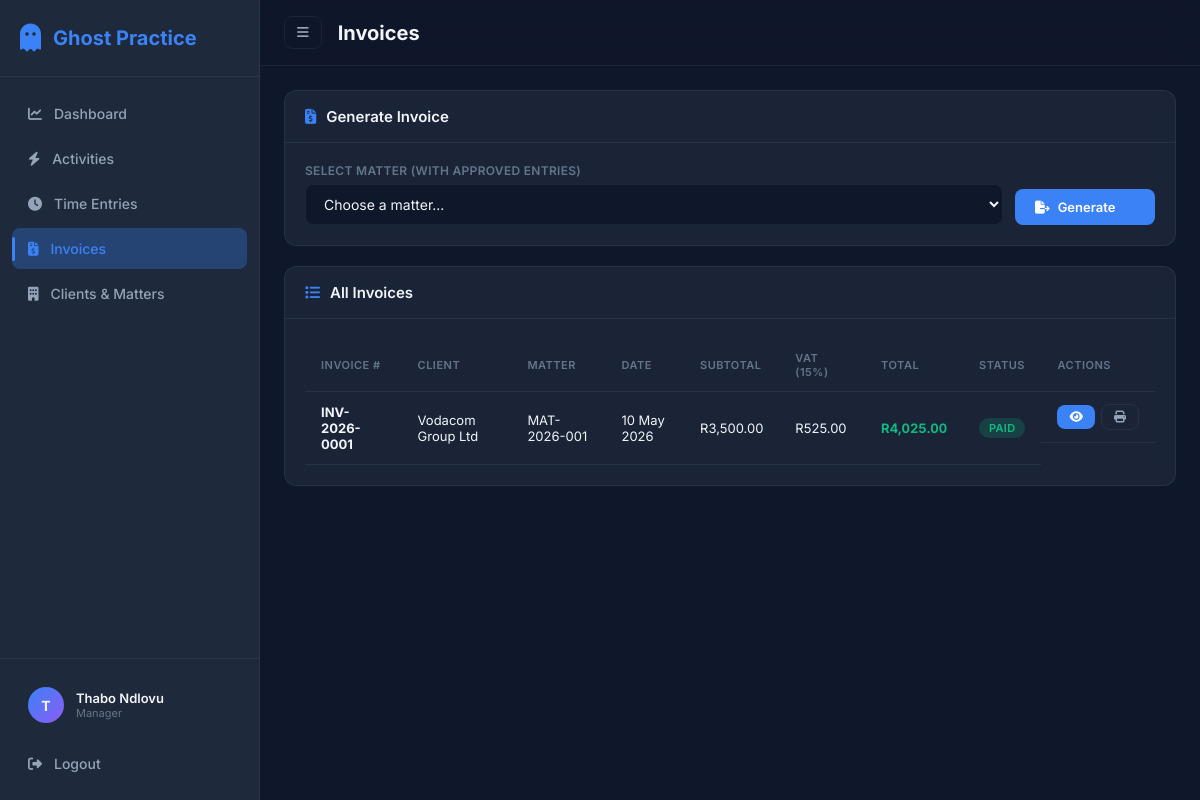
The app's page /invoices/ (signed in) with its own data.
### models/user.py (models this page shows, shortened)
class User(UserMixin, db.Model):
    __tablename__ = "users"
    id = db.Column(db.Integer, primary_key=True)
    name = db.Column(db.String(120), nullable=False)
    email = db.Column(db.String(120), unique=True, nullable=False)
    password_hash = db.Column(db.String(256), nullable=False)
    role = db.Column(db.String(20), nullable=False, default="attorney")  # attorney / manager
    hourly_rate = db.Column(db.Float, default=2500.00)
    created_at = db.Column(db.DateTime, default=datetime.utcnow)
    activities = db.relationship("Activity", backref="user", lazy="dynamic")
    time_entries = db.relationship("TimeEntry", backref="user", lazy="dynamic")

### models/invoice.py (models this page shows, shortened)
class Invoice(db.Model):
    __tablename__ = "invoices"
    id = db.Column(db.Integer, primary_key=True)
    invoice_number = db.Column(db.String(50), unique=True, nullable=False)
    matter_id = db.Column(db.Integer, db.ForeignKey("matters.id"), nullable=False)
    client_id = db.Column(db.Integer, db.ForeignKey("clients.id"), nullable=False)
    date_issued = db.Column(db.Date, default=datetime.utcnow)
    due_date = db.Column(db.Date)
    subtotal = db.Column(db.Float, default=0)
    vat = db.Column(db.Float, default=0)
    total = db.Column(db.Float, default=0)
    status = db.Column(db.String(20), default="draft")  # draft / sent / paid
    created_at = db.Column(db.DateTime, default=datetime.utcnow)
    notes = db.Column(db.Text)
    items = db.relationship("InvoiceItem", backref="invoice", lazy="dynamic", cascade="all, delete-orphan")
    client = db.relationship("Client", backref="invoices")

### models/client.py (models this page shows, shortened)
class Client(db.Model):
    __tablename__ = "clients"
    id = db.Column(db.Integer, primary_key=True)
    name = db.Column(db.String(200), nullable=False)
    email = db.Column(db.String(120))
    phone = db.Column(db.String(20))
    address = db.Column(db.Text)
    created_at = db.Column(db.DateTime, default=datetime.utcnow)
    matters = db.relationship("Matter", backref="client", lazy="dynamic")

### models/matter.py (models this page shows, shortened)
class Matter(db.Model):
    __tablename__ = "matters"
    id = db.Column(db.Integer, primary_key=True)
    reference = db.Column(db.String(50), unique=True, nullable=False)
    title = db.Column(db.String(200), nullable=False)
    description = db.Column(db.Text)
    client_id = db.Column(db.Integer, db.ForeignKey("clients.id"), nullable=False)
    status = db.Column(db.String(20), default="active")  # active / closed
    created_at = db.Column(db.DateTime, default=datetime.utcnow)
    team = db.relationship("User", secondary=matter_team, backref=db.backref("assigned_matters", lazy="dynamic"))
    activities = db.relationship("Activity", backref="matter", lazy="dynamic")
    time_entries = db.relationship("TimeEntry", backref="matter", lazy="dynamic")
    invoices = db.relationship("Invoice", backref="matter", lazy="dynamic")

### routes/invoices.py (the view)
@invoices_bp.route("/")
@login_required
def index():
    invoices = Invoice.query.order_by(Invoice.created_at.desc()).all()
    matters = Matter.query.filter_by(status="active").all()
    return render_template("invoices.html", invoices=invoices, matters=matters)

### app.py (called while the page is built)
def create_app():
    app = Flask(__name__)
    app.config.from_object(Config)
    os.makedirs(os.path.join(app.root_path, "instance"), exist_ok=True)
    db.init_app(app)
    login_manager = LoginManager()
    login_manager.init_app(app)
    login_manager.login_view = "auth.login"
    login_manager.login_message_category = "info"
    from models.user import User
    @login_manager.user_loader
    def load_user(user_id):
        return User.query.get(int(user_id))
    register_blueprints(app)
    with app.app_context():
        db.create_all()
    return app

### templates/invoices.html (shortened to what this page needs)
{% extends "base.html" %}
{% block page_title %}Invoices{% endblock %}
{% block content %}
<div class="page-invoices">
    <div class="card">
        <div class="card-header"><h3><i class="fas fa-file-invoice-dollar"></i> Generate Invoice</h3></div>
        <div class="card-body">
            <form method="POST" action="{{ url_for('invoices.generate') }}" class="form-row">
                <div class="form-group flex-2">
                    <label>Select Matter (with approved entries)</label>
                    <select name="matter_id" required>
                        <option value="">Choose a matter...</option>
                    </select>
                </div>
                <div class="form-group form-action">
                    <button type="submit" class="btn btn-primary"><i class="fas fa-file-export"></i> Generate</button>
                </div>
            </form>
        </div>
    </div>
    <div class="card">
        <div class="card-header"><h3><i class="fas fa-list"></i> All Invoices</h3></div>
        <div class="card-body table-responsive">
            {% if invoices %}
            <table class="data-table">
                <thead>
                    <tr>
                        <th>Invoice #</th>
                        <th>Client</th>
                        <th>Matter</th>
                        <th>Date</th>
                        <th>Subtotal</th>
                        <th>VAT (15%)</th>
                        <th>Total</th>
                        <th>Status</th>
                        <th>Actions</th>
                    </tr>
                </thead>
                <tbody>
                    {% for inv in invoices %}
                    <tr class="fade-in" style="animation-delay: {{ loop.index0 * 0.05 }}s">
                        <td><strong>{{ inv.invoice_number }}</strong></td>
                        <td>{{ inv.client.name }}</td>
                        <td>{{ inv.matter.reference }}</td>
                        <td>{{ inv.date_issued.strftime('%d %b %Y') }}</td>
                        <td>R{{ "{:,.2f}".format(inv.subtotal) }}</td>
                        <td>R{{ "{:,.2f}".format(inv.vat) }}</td>
                        <td class="amount-cell"><strong>R{{ "{:,.2f}".format(inv.total) }}</strong></td>
                        <td><span class="status-badge status-{{ inv.status }}">{{ inv.status }}</span></td>
                        <td class="actions-cell">
                            <a href="{{ url_for('invoices.detail', invoice_id=inv.id) }}" class="btn btn-sm btn-primary"><i class="fas fa-eye"></i></a>
                            <a href="{{ url_for('invoices.pdf', invoice_id=inv.id) }}" class="btn btn-sm btn-ghost" target="_blank"><i class="fas fa-print"></i></a>
                        </td>
                    </tr>
                    {% endfor %}
                </tbody>
            </table>
            {% else %}
            <div class="empty-state">
                <i class="fas fa-file-invoice-dollar"></i>
                <p>No invoices yet. Approve time entries and generate your first invoice!</p>
            </div>
            {% endif %}
        </div>
    </div>
</div>
{% endblock %}

### templates/base.html (shortened to what this page needs)
<!DOCTYPE html>
<html lang="en">
<head>
    <link rel="stylesheet" href="https://cdnjs.cloudflare.com/ajax/libs/font-awesome/6.5.1/css/all.min.css">
    <link rel="stylesheet" href="{{ url_for('static', filename='css/style.css') }}">
</head>
<body>
    {% if current_user.is_authenticated %}
    <div class="app-layout">
        <aside class="sidebar" id="sidebar">
            <div class="sidebar-header">
                <div class="logo">
                    <i class="fas fa-ghost"></i>
                    <span>Ghost Practice</span>
                </div>
            </div>
            <nav class="sidebar-nav">
                <a href="{{ url_for('dashboard.index') }}" class="nav-item {% if request.endpoint == 'dashboard.index' %}active{% endif %}">
                    <i class="fas fa-chart-line"></i><span>Dashboard</span>
                </a>
                <a href="{{ url_for('activities.index') }}" class="nav-item {% if request.endpoint and 'activities' in request.endpoint %}active{% endif %}">
                    <i class="fas fa-bolt"></i><span>Activities</span>
                </a>
                <a href="{{ url_for('time_entries.index') }}" class="nav-item {% if request.endpoint and 'time_entries' in request.endpoint %}active{% endif %}">
                    <i class="fas fa-clock"></i><span>Time Entries</span>
                </a>
                <a href="{{ url_for('invoices.index') }}" class="nav-item {% if request.endpoint and 'invoices' in request.endpoint %}active{% endif %}">
                    <i class="fas fa-file-invoice-dollar"></i><span>Invoices</span>
                </a>
                <a href="{{ url_for('clients.index') }}" class="nav-item {% if request.endpoint and 'clients' in request.endpoint %}active{% endif %}">
                    <i class="fas fa-building"></i><span>Clients & Matters</span>
                </a>
            </nav>
            <div class="sidebar-footer">
                <div class="user-info">
                    <div class="user-avatar">{{ current_user.name[0] }}</div>
                    <div class="user-details">
                        <span class="user-name">{{ current_user.name }}</span>
                        <span class="user-role">{{ current_user.role|title }}</span>
                    </div>
                </div>
                <a href="{{ url_for('auth.logout') }}" class="nav-item logout-btn">
                    <i class="fas fa-sign-out-alt"></i><span>Logout</span>
                </a>
            </div>
        </aside>
        <main class="main-content">
            <header class="topbar">
                <button class="sidebar-toggle" onclick="document.getElementById('sidebar').classList.toggle('collapsed')">
                    <i class="fas fa-bars"></i>
                </button>
                <h1 class="page-title">{% block page_title %}Dashboard{% endblock %}</h1>
            </header>
            <div class="content-area">
                {% block content %}{% endblock %}
            </div>
        </main>
    </div>
    {% else %}
        {% block public_content %}{% endblock %}
    {% endif %}
</body>
</html>

### records on screen
User: name "T", name "Thabo Ndlovu", role "Manager"
Invoice: invoice_number "INV-2026-0001", client.name "Vodacom Group Ltd", matter.reference "MAT-2026-001", date_issued "10 May 2026", subtotal "3,500.00", vat "525.00", total "4,025.00", status "PAID"
